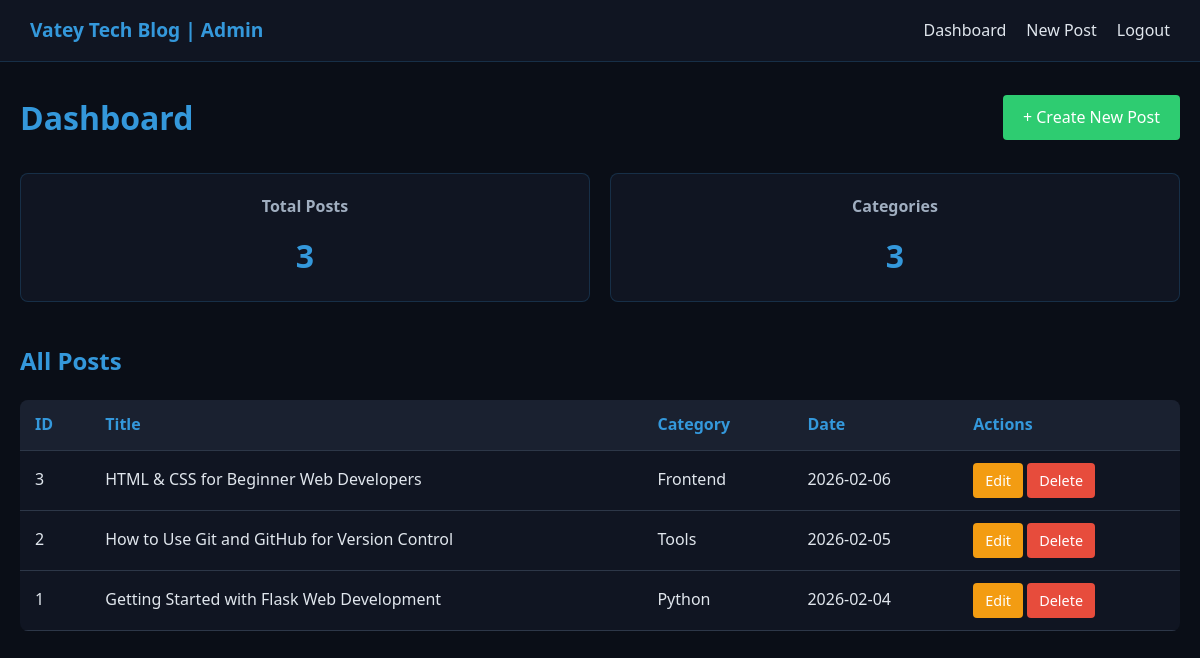
Screenshot of /admin/dashboard (signed in) with the database file from the repository.
### tables this page shows
CREATE TABLE posts (
                id INTEGER PRIMARY KEY AUTOINCREMENT,
                title TEXT NOT NULL,
                category TEXT NOT NULL,
                content TEXT NOT NULL,
                date TEXT NOT NULL
            );

### app.py (the view)
    def wrapper(*args, **kwargs):
        if not session.get("is_login"):
            return redirect(url_for("admin_login"))  # 跳转到登录路由（admin_login）
        return f(*args, **kwargs)

### app.py (called while the page is built)
def admin_required(f):
    def wrapper(*args, **kwargs):
        if not session.get("is_login"):
            return redirect(url_for("admin_login"))  # 跳转到登录路由（admin_login）
        return f(*args, **kwargs)
    wrapper.__name__ = f.__name__  # 修复Flask路由名称冲突，必须加
    return wrapper

@app.route('/admin/dashboard')
@admin_required  # 新增：未登录禁止访问
def admin_dashboard():
    conn = get_db_connection()
    posts = conn.execute('SELECT * FROM posts ORDER BY id DESC').fetchall()
    conn.close()
    return render_template('admin/dashboard.html', posts=posts)

### utils/db.py (called while the page is built)
def get_db_connection():
    conn = sqlite3.connect(DATABASE)
    conn.row_factory = sqlite3.Row  # 字典形式返回结果
    return conn

### templates/admin/dashboard.html (shortened to what this page needs)
<!DOCTYPE html>
<html lang="en">
<head>
    <link rel="stylesheet" href="{{ url_for('static', filename='css/admin.css') }}">
</head>
<body>
    <header class="admin-header">
        <div class="admin-logo">Vatey Tech Blog | Admin</div>
        <nav class="admin-nav">
            <a href="/admin/dashboard">Dashboard</a>
            <a href="/admin/create">New Post</a>
            <a href="/admin/logout">Logout</a>
        </nav>
    </header>
    <main class="admin-main">
        <div class="dashboard-header">
            <h1>Dashboard</h1>
            <a href="/admin/create" class="btn btn-success">+ Create New Post</a>
        </div>
        <div class="dashboard-stats">
            <div class="stat-card">
                <h3>Total Posts</h3>
                <p class="stat-number">3</p>
            </div>
            <div class="stat-card">
                <h3>Categories</h3>
                <p class="stat-number">3</p>
            </div>
        </div>
        <div class="post-list-section">
            <h2>All Posts</h2>
            <table class="post-table">
                <thead>
                    <tr>
                        <th>ID</th>
                        <th>Title</th>
                        <th>Category</th>
                        <th>Date</th>
                        <th>Actions</th>
                    </tr>
                </thead>
                <tbody>
                    {% for post in posts %}
                    <tr>
                        <td>{{ post.id }}</td>
                        <td>{{ post.title }}</td>
                        <td>{{ post.category }}</td>
                        <td>{{ post.date }}</td>
                        <td class="action-buttons">
                            <a href="/admin/edit/{{ post.id }}" class="btn btn-edit">Edit</a>
                            <a href="/admin/delete/{{ post.id }}" class="btn btn-delete" onclick="return confirm('Are you sure to delete this article? This action cannot be undone!')">Delete</a>
                        </td>
                    </tr>
                    {% else %}
                        <tr>
                            <td colspan="5" style="text-align: center; padding: 2rem;">No articles yet. Create your first post now!</td>
                        </tr>
                    {% endfor %}
                </tbody>
            </table>
        </div>
    </main>
</body>
</html>

### static/css/admin.css (style rules this page uses)
* { margin: 0; padding: 0; box-sizing: border-box; font-family: 'Segoe UI', Tahoma, Geneva, Verdana, sans-serif; }
body { background-color: #0a0e17; color: #e0e6ed; line-height: 1.6; }
.btn { display: inline-block; padding: 10px 20px; border-radius: 4px; text-decoration: none; font-weight: 500; cursor: pointer; border: none; transition: all 0.3s ease; }
.btn-success { background-color: #2ecc71; color: white; }
.btn-edit { background-color: #f39c12; color: white; padding: 6px 12px; font-size: 0.9rem; }
.btn-delete { background-color: #e74c3c; color: white; padding: 6px 12px; font-size: 0.9rem; }
.admin-header { background-color: #101522; padding: 15px 30px; display: flex; justify-content: space-between; align-items: center; border-bottom: 1px solid rgba(52, 152, 219, 0.2); position: sticky; top: 0; z-index: 100; }
.admin-logo { color: #3498db; font-size: 1.2rem; font-weight: 600; }
.admin-nav { display: flex; gap: 20px; }
.admin-nav a { color: #e0e6ed; text-decoration: none; font-weight: 500; transition: color 0.3s ease; }
.admin-main { max-width: 1200px; margin: 30px auto; padding: 0 20px; }
.dashboard-header { display: flex; justify-content: space-between; align-items: center; margin-bottom: 30px; }
.dashboard-header h1 { color: #3498db; }
.dashboard-stats { display: grid; grid-template-columns: repeat(auto-fit, minmax(200px, 1fr)); gap: 20px; margin-bottom: 40px; }
.stat-card { background-color: #101522; border-radius: 8px; padding: 20px; text-align: center; border: 1px solid rgba(52, 152, 219, 0.2); }
.stat-card h3 { color: #a0aec0; font-size: 1rem; margin-bottom: 10px; }
.stat-number { color: #3498db; font-size: 2rem; font-weight: 700; }
.post-list-section h2 { color: #3498db; margin-bottom: 20px; }
.post-table { width: 100%; border-collapse: collapse; background-color: #101522; border-radius: 8px; overflow: hidden; }
.post-table th, .post-table td { padding: 12px 15px; text-align: left; border-bottom: 1px solid #2d3748; }
.post-table th { background-color: #1a2130; color: #3498db; font-weight: 600; }

### rows the page displays
posts: id "3", title "HTML & CSS for Beginner Web Developers", category "Frontend", date "2026-02-06"
posts: id "2", title "How to Use Git and GitHub for Version Control", category "Tools", date "2026-02-05"
posts: id "1", title "Getting Started with Flask Web Development", category "Python", date "2026-02-04"
